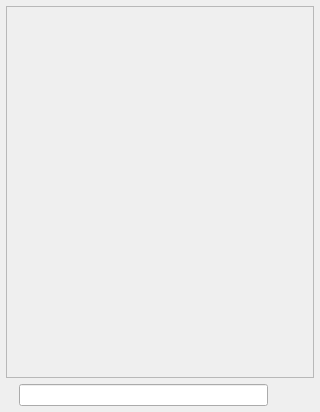
<?xml version="1.0" encoding="UTF-8"?>
<ui version="4.0">
 <class>ChatPanel</class>
 <widget class="QWidget" name="ChatPanel">
  <property name="geometry">
   <rect>
    <x>0</x>
    <y>0</y>
    <width>320</width>
    <height>412</height>
   </rect>
  </property>
  <property name="windowTitle">
   <string>Form</string>
  </property>
  <layout class="QGridLayout" name="gridLayout">
   <property name="leftMargin">
    <number>6</number>
   </property>
   <property name="topMargin">
    <number>6</number>
   </property>
   <property name="rightMargin">
    <number>6</number>
   </property>
   <property name="bottomMargin">
    <number>6</number>
   </property>
   <item row="2" column="1">
    <widget class="QLineEdit" name="chatText"/>
   </item>
   <item row="2" column="0">
    <widget class="QLabel" name="iconLabel">
     <property name="text">
      <string/>
     </property>
     <property name="textFormat">
      <enum>Qt::RichText</enum>
     </property>
     <property name="pixmap">
      <pixmap resource="../resources/jamtaba.qrc">:/images/chat.png</pixmap>
     </property>
    </widget>
   </item>
   <item row="2" column="2" alignment="Qt::AlignHCenter|Qt::AlignVCenter">
    <widget class="QPushButton" name="buttonClear">
     <property name="sizePolicy">
      <sizepolicy hsizetype="Fixed" vsizetype="Fixed">
       <horstretch>0</horstretch>
       <verstretch>0</verstretch>
      </sizepolicy>
     </property>
     <property name="toolTip">
      <string>clear the messages ...</string>
     </property>
     <property name="text">
      <string/>
     </property>
     <property name="flat">
      <bool>true</bool>
     </property>
    </widget>
   </item>
   <item row="0" column="0" colspan="3">
    <widget class="QScrollArea" name="chatScroll">
     <property name="horizontalScrollBarPolicy">
      <enum>Qt::ScrollBarAlwaysOff</enum>
     </property>
     <property name="widgetResizable">
      <bool>true</bool>
     </property>
     <widget class="QWidget" name="scrollContent">
      <property name="geometry">
       <rect>
        <x>0</x>
        <y>0</y>
        <width>306</width>
        <height>369</height>
       </rect>
      </property>
      <property name="minimumSize">
       <size>
        <width>0</width>
        <height>100</height>
       </size>
      </property>
     </widget>
    </widget>
   </item>
  </layout>
 </widget>
 <resources>
  <include location="../resources/jamtaba.qrc"/>
 </resources>
 <connections/>
</ui>
